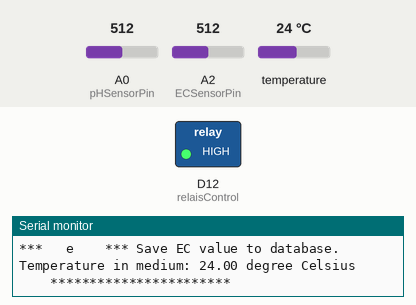
A sketch run on a simulated Arduino MKR. Shown: switched loads named in the sketch (green lamp = pin HIGH), the last lines printed to the serial monitor. The test bench sets the inputs (shaded band); at power-on: temperature 24 °C, A0 (pHSensorPin) = 512, A2 (ECSensorPin) = 512. Not simulated (calls return 0 or success): SECRETS.h; names the files do not define were given values by the test bench: HTTP_PORT = 80.

Above: at 6.9 s.
7.0 s: temperature set to 25.5 °C
15.2 s: temperature set to 26.7 °C
At 21.2 s:
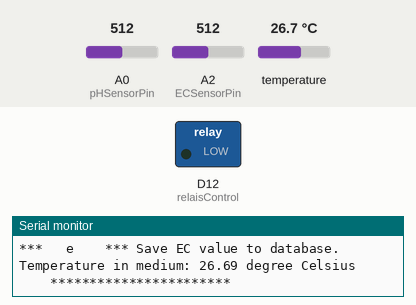
25.0 s: temperature set to 24.9 °C
34.3 s: temperature set to 23.3 °C
At 39.3 s:
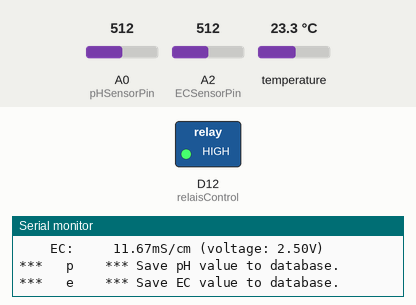
Timing chart, 0 to 40.8 s (numbered marks = the images above; inputs shaded):
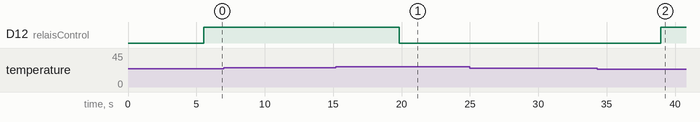

Measured:
- the behaviour switches between 25.9 and 26 °C on temperature (found by bisection; images 0 and 1)
- the behaviour switches between 24.1 and 24 °C on temperature (found by bisection; images 1 and 2)
- after the input at 15.2 s, D12 (relaisControl): HIGH → LOW after 4.6 s
- after the input at 34.3 s, D12 (relaisControl): LOW → HIGH after 4.6 s

The sketch:

Arduino_pH.ino
```cpp
/*
 # This sample code is used to test the pH meter V1.0.
 # Editor : YouYou
 # Ver    : 1.0
 # Product: analog pH meter
 # SKU    : SEN0161
*/
#include <WiFi101.h>
#include "SECRETS.h"
#include <OneWire.h>
#include <DallasTemperature.h>

// Data wire is connected to digital pin 14
#define ONE_WIRE_BUS 14
#define relaisControl 12
#define pHSensorPin A0            //pH meter Analog output to Arduino Analog Input 0
#define ECSensorPin A2
#define ArrayLength  40    //times of collection


int pHArray[ArrayLength];   //Store the average value of the sensor feedback
int ECArray[ArrayLength];
int ArrayIndex;
int timeBetweenSamples = 100;
int attempt;
int maxAttempts = 10;

float Temperature;
int relaisState;
float targetTemp = 25;

int status = WL_IDLE_STATUS;
WiFiClient client;

// Setup a oneWire instance to communicate with any OneWire devices
OneWire oneWire(ONE_WIRE_BUS);

// Pass the oneWire reference to the temperature sensor
DallasTemperature sensors(&oneWire);


      /***
       * CALIBRATING THE PH SENSOR
       *
       * We get a smoothed out voltage from the probe and need to convert it to a pH value. For this we need calibration (see https://www.e-tinkers.com/2019/11/measure-ph-with-a-low-cost-arduino-ph-sensor-board/).
       * We assume a linear relationship between voltage and pH. Therefore we can calculate the pH of any voltage once we calculated
       * the slope of the graph using the values of the function at two points. We do this reversely: We have liquids with pH 4 (call its
       * pH value pH4) and pH 7 (with pH value pH7), and measure the voltage signal for these, say V_pH4 and V_pH7, resp.
       * The slope a is given by
       *        a = (pH4 - pH7) / (V_pH4 - V_pH7).
       * To calculate a in setup(), plug in the values we measured for the calibration liquids.
       * To calculate
       */

float pH4, pH7, V_pH4, V_pH7, a;
float pHValue, pHvoltage;

float EC1, EC3, EC0, V_EC1, V_EC3, V_EC0, b;
float ECValue, ECvoltage;

unsigned long before;

void setup(void)
{
  pinMode(pHSensorPin,INPUT);
  pinMode(ECSensorPin,INPUT);
  pinMode(relaisControl, OUTPUT);
  Serial.begin(9600);
  delay(1500);
  before = millis();

  digitalWrite(relaisControl, LOW);
  // Start the temperature sensor
  sensors.begin();
  /***
   *    The following values need to be provided by calibration!!!
   */
  pH4 = 4;
  pH7 = 7;
  V_pH7 = 3.0; // Change to 3.0 (voltage @ pH7: 3.02V)
  V_pH4 = 0.9; //
  a = (pH4 - pH7) / (V_pH4 - V_pH7);

  EC1 = 1.4;
  EC3 = 2.8;
  EC0 = 0;
  V_EC1 = 0.3;
  V_EC3 = 0.6;
  V_EC0 = 0;

  //b = (pH4 - pH7) / (V_pH4 - V_pH7);
  b = 2.1 / 0.45;
}
void loop(void)
{
  Serial.println("    ***********************   ");
  Serial.println();
  Serial.println();
  Serial.println();
  ArrayIndex = 0;
  while(ArrayIndex < ArrayLength)
  {
    pHArray[ArrayIndex]=analogRead(pHSensorPin);
    ECArray[ArrayIndex]=analogRead(ECSensorPin);
    ArrayIndex++;
    delay(timeBetweenSamples);
  }
  pHvoltage = averageArray(pHArray, ArrayLength)*5.0/1024; // These factors cancel, this can be written more simple!
      /***
       * We have the voltage and calculate the pH according to the following equation:
       *        pHValue = a * (voltage-V_pH7) + pH7
       */
  pHValue = a * (pHvoltage-V_pH7) + pH7;
  Serial.print("    pH:     ");
  Serial.print(pHValue,2);
  Serial.print(" (voltage: ");
  Serial.print(pHvoltage,2);// Serial.print(voltage, 2) prints 2 decimal places
  Serial.println("V)");
  Serial.println();


  ECvoltage = averageArray(ECArray, ArrayLength)*5.0/1024; // These factors cancel, this can be written more simple!
      /***
       * We have the voltage and calculate the EC according to the equation above.
       */
  ECValue = b * ECvoltage;
  Serial.print("    EC:     ");
  Serial.print(ECValue,2);
  Serial.print("mS/cm (voltage: ");
  Serial.print(ECvoltage,2);// Serial.print(voltage, 2) prints 2 decimal places
  Serial.println("V)");
  Serial.println();


  relaisState = digitalRead(relaisControl);
  if(Temperature <= targetTemp-1){digitalWrite(relaisControl, HIGH);}
  else if(Temperature >= targetTemp+1){digitalWrite(relaisControl, LOW);}
  else if(Temperature > targetTemp-1 && Temperature < targetTemp+1){
    if(relaisState == HIGH){digitalWrite(relaisControl, HIGH);}
    else {digitalWrite(relaisControl, LOW);}
    }
  else {digitalWrite(relaisControl, LOW);}

  writeDB(pHValue, ECValue, Serial.read());
  Serial.println();
  Serial.println("***   p    *** Save pH value to database.");
  Serial.println("***   e    *** Save EC value to database.");
  Serial.println();

  // Save pH to database every 5 minute (5*60*1000 = 300.000)
  if(millis()-before>300000 || millis()<before){
    before = millis();
    writeDB(pHValue, ECValue, 'p');
    writeDB(pHValue, ECValue, 'e');
  }
  // Call sensors.requestTemperatures() to issue a global temperature request to all devices on the bus
  sensors.requestTemperatures();
  Temperature = sensors.getTempCByIndex(0);
  Serial.print("Temperature in medium: ");
  Serial.print(Temperature);
  Serial.println(" degree Celsius");
}


void writeDB(float pHvalue, float ECvalue, char type){
  if(type != 'p' && type != 'e'){ // If p or c were not read the write operation should be aborted without connecting with the server.
    return;
  }
  // Attempt to connect to network maxAttempts times.
  attempt = 0;
  while (WiFi.status() != WL_CONNECTED && attempt < maxAttempts) {
    Serial.print("No connection to network. Attempting to connect to SSID: ");
    Serial.println(ssid);

    // Establish connection with network.
    WiFi.begin(ssid, pass);
    // Wait 10 seconds before continuing or re-attempting to establish a connection with the network:
    delay(2000);
    attempt++;
  }
  // Return if connection with WiFi cannot be established in maxAttempts.
  if (WiFi.status() != WL_CONNECTED){
    Serial.println("Could not connect to WiFi!");
    return;
  }
  else{ // In that case send data to database with HTTP request.
    if(client.connect(HOST_NAME, HTTP_PORT)) {
      // if connected:
      Serial.println("Connected to server");
      // make a HTTP request:
      // send HTTP header
      client.print("GET /addrow.php?Run=No1&Location=girls");
      // The value of 'Run' and 'Location' are hard-coded here!!!
      if(type == 'p'){
        client.print("&Probe=blue&pH=");
        client.print(pHvalue);
        }
      else if(type == 'e'){
        client.print("&EC=");
        client.print(ECvalue);
      }
      else{
        return;
      }
      client.println(" HTTP/1.1");
      client.println("Host: " + String(HOST_NAME));
      client.println("Connection: close");
      client.println(); // end HTTP header

      client.stop();
      Serial.println();
      Serial.println("***   Data sent to server.   ***");
    }
  }
}

double averageArray(int* arr, int number){
  int i;
  int max,min;
  double avg;
  long amount=0;
  if(number<=0){
    Serial.println("Error number for the array to avraging!/n");
    return 0;
  }
  if(number<5){   //less than 5, calculated directly statistics
    for(i=0;i<number;i++){
      amount+=arr[i];
    }
    avg = amount/number;
    return avg;
  }else{
    if(arr[0]<arr[1]){
      min = arr[0];max=arr[1];
    }
    else{
      min=arr[1];max=arr[0];
    }
    for(i=2;i<number;i++){
      if(arr[i]<min){
        amount+=min;        //arr<min
        min=arr[i];
      }else {
        if(arr[i]>max){
          amount+=max;    //arr>max
          max=arr[i];
        }else{
          amount+=arr[i]; //min<=arr<=max
        }
      }//if
    }//for
    avg = (double)amount/(number-2);
  }//if
  return avg;
}
```
